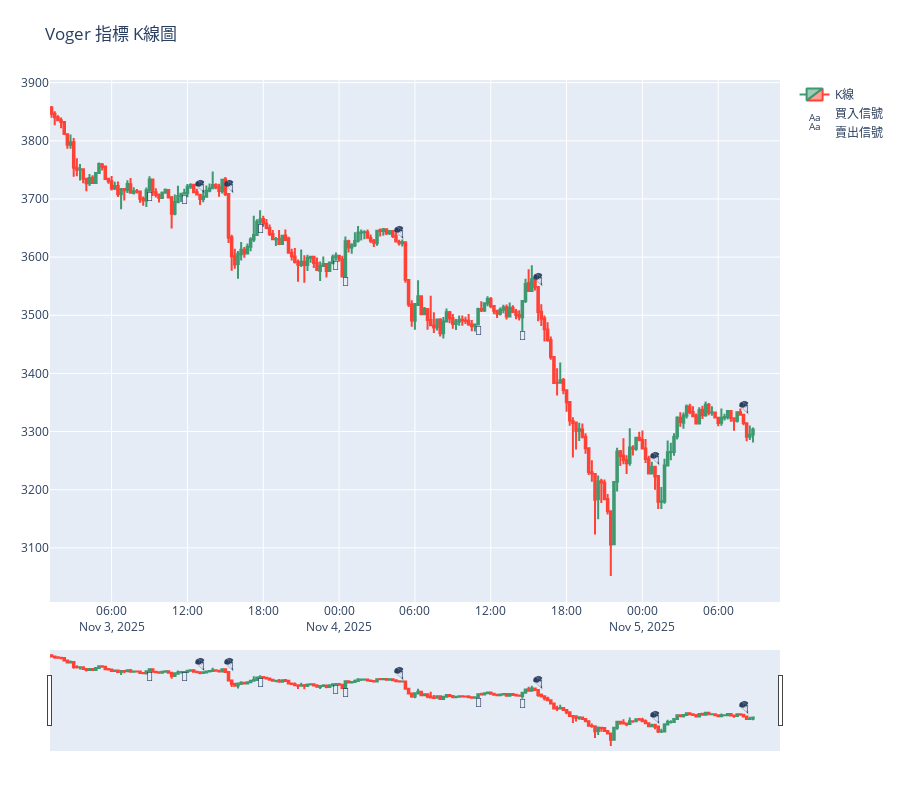

The notebook cell this image was saved under:
### Code cell
import plotly.graph_objects as go
import numpy as np

kline['signal'] = signal

fig = go.Figure()

# K線圖
fig.add_trace(go.Candlestick(
    x=kline['datetime'],
    open=kline['open'],
    high=kline['high'],
    low=kline['low'],
    close=kline['close'],
    name='K線'
))

# 買入信號 🚀
buy_signals = kline[kline['signal'] == 1]
fig.add_trace(go.Scatter(
    x=buy_signals['datetime'],
    y=buy_signals['low'],
    mode='text',
    text=['🚀' for _ in buy_signals],
    textposition="bottom center",
    name='買入信號'
))

# 賣出信號 🪂
sell_signals = kline[kline['signal'] == -1]
fig.add_trace(go.Scatter(
    x=sell_signals['datetime'],
    y=sell_signals['high'],
    mode='text',
    text=['🪂' for _ in sell_signals],
    textposition="top center",
    name='賣出信號'
))

# 調整圖高度與邊距
fig.update_layout(
    title='Voger 指標 K線圖',
    xaxis_rangeslider_visible=True,  # 可互動拉動
    height=800,
    margin=dict(l=50, r=50, t=80, b=50)
)

fig.show()

### Figure 1 — Plotly figure (JSON) as saved in the notebook; plotly's stock layout.template omitted (floating-point values rounded to 4 significant figures; data arrays with more than 128 entries replaced by an {"elided": "..."} marker saying what was removed)
{"data": [{"close": {"elided": "223 float values"}, "high": {"elided": "223 float values"}, "low": {"elided": "223 float values"}, "name": "K線", "open": {"elided": "223 float values"}, "type": "candlestick", "x": {"elided": "223 str values"}}, {"mode": "text", "name": "買入信號", "text": ["🚀", "🚀", "🚀", "🚀", "🚀", "🚀", "🚀"], "textposition": "bottom center", "type": "scatter", "x": ["2025-11-03T09:00:00.000000000", "2025-11-03T11:45:00.000000000", "2025-11-03T17:45:00.000000000", "2025-11-03T23:45:00.000000000", "2025-11-04T00:30:00.000000000", "2025-11-04T11:00:00.000000000", "2025-11-04T14:30:00.000000000", "2025-11-05T02:00:00.000000000"], "y": [3712.0, 3707.0, 3657.0, 3594.0, 3567.0, 3482.0, 3472.0, 3242.0]}, {"mode": "text", "name": "賣出信號", "text": ["🪂", "🪂", "🪂", "🪂", "🪂", "🪂", "🪂"], "textposition": "top center", "type": "scatter", "x": ["2025-11-03T13:00:00.000000000", "2025-11-03T15:15:00.000000000", "2025-11-04T04:45:00.000000000", "2025-11-04T15:45:00.000000000", "2025-11-05T01:00:00.000000000", "2025-11-05T08:00:00.000000000"], "y": [3709.0, 3709.0, 3630.0, 3549.0, 3241.0, 3329.0]}], "layout": {"height": 800, "margin": {"b": 50, "l": 50, "r": 50, "t": 80}, "title": {"text": "Voger 指標 K線圖"}, "xaxis": {"rangeslider": {"visible": true}}}}
